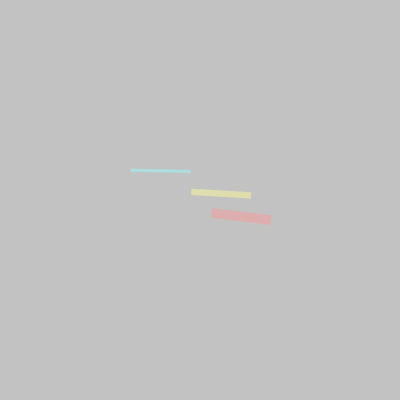
Frame 1 (no input)
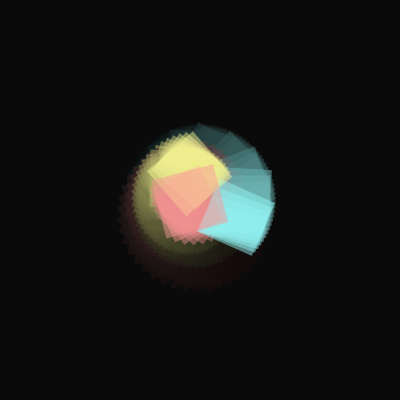
Frame 60 (the mouse pressed at the canvas centre just before this capture)
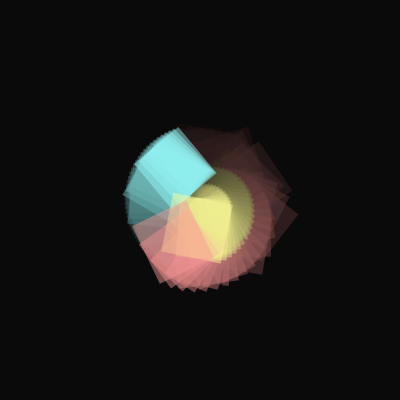
Frame 120 (the mouse held since frame 60 and released just before this capture)

The Processing sketch that drew these frames (run headless with seeded random() and noise(); from frame 60 on, the mouse is pressed at the canvas centre):

// Processing sketch: processing_166093
// ── processing_166093.pde

float angle = 0.0;
void setup() {
size(400, 400);
smooth();
noStroke();
}
void draw() {
fill(0, 12);
rect(0, 0, width, height);

fill(150,250,250,120);
angle = angle + 0.02;
translate(200, 200);
rotate(angle);
pushMatrix();
translate(-40,0);
rect(-30, -30, 60, (angle % 0.4) *160);
popMatrix();

fill(250,250,150,120);
angle = angle + 0.02;
translate(20, 20);
rotate(angle);
pushMatrix();
translate(-20,-20);
rect(-10, -10, 60, (angle % 0.4) *160);
popMatrix();

fill(250,150,150,120);
angle = angle + 0.02;
translate(20, 20);
rotate(angle);
pushMatrix();
translate(-20,-20);
rect(-10, -10, 60, (angle % 0.4) *160);
popMatrix();
}
